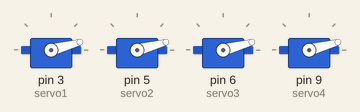
This sketch was run on a simulated Arduino Uno, built with avr-gcc and run on an emulated ATmega328P. On the bench: 4 × servo.

Above: at 0.1 s.
At 1.0 s:
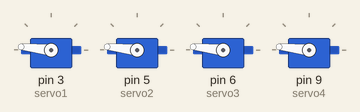
At 1.6 s:
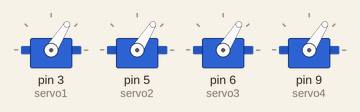
At 2.0 s:
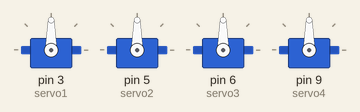
Timing chart, 0 to 3.5 s (numbered marks = the images above):
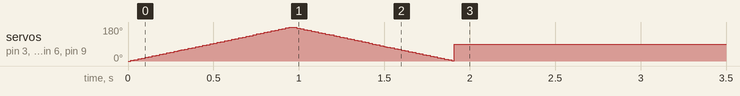

The sketch:

multi-servo-controller.ino
```cpp
// C++ code
//

#include <Servo.h>


// Define the servo
Servo servo1;
Servo servo2;
Servo servo3;
Servo servo4;


void setup()
{
  // Attach the servo signals to digital pins.
  servo1.attach(3);
  servo2.attach(5);
  servo3.attach(6);
  servo4.attach(9);

  // Sweep from 0 to 180 degrees over 1 second (1000ms / 180 degrees ≈ 5.55ms)
  for (int pos1 = 0; pos1 <=180; pos1 +=1){
  	servo1.write(pos1);
    servo2.write(pos1);
    servo3.write(pos1);
    servo4.write(pos1);
    delay(5.55);
  }

  // Sweep from 180 to 0 degrees over 1 second (1000ms / 180 degrees ≈ 5.55ms)
  for (int pos2 = 180; pos2 >=0; pos2 -=1){
  	servo1.write(pos2);
    servo2.write(pos2);
    servo3.write(pos2);
    servo4.write(pos2);
    delay(5.55);
  }

  // Holding all servo on 90 degree.`	`
  servo1.write(90);
  servo2.write(90);
  servo3.write(90);
  servo4.write(90);
}

void loop()
{}
```
